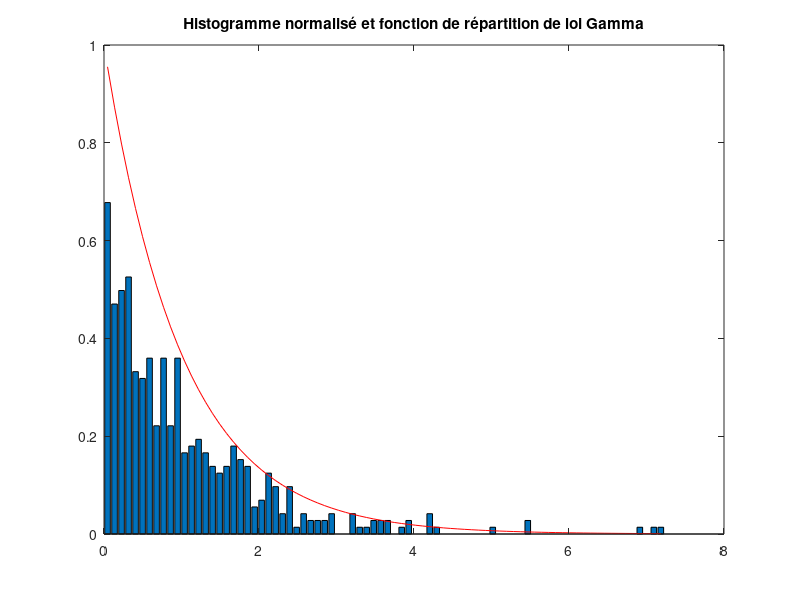

Recreate this plot in MATLAB.
L = 1; % nombre de vues moyennees
N = 500; % nb de valeur
Nc = 80; % nombre de classe

%Générer l'histogramme normalisé
bruit_mult = gamrnd(L, 1/L, 1, N);
[hist abs] = hist(bruit_mult,Nc);
bruit_th = gampdf(abs, L, 1/L);
Nc = 50; 
dx = (max(bruit_mult)-min(bruit_mult))/Nc;
%Affichage de l'histogramme normalisé
figure('name', 'Bruit multiplicatif n(x)')
bar(abs, hist/(dx*length(bruit_mult)));
title('Histogramme normalisé et fonction de répartition de loi Gamma')
hold on
%Affichage de la fonction de répartition théorique
plot(abs, bruit_th, 'r');

n = bruit_mult;
